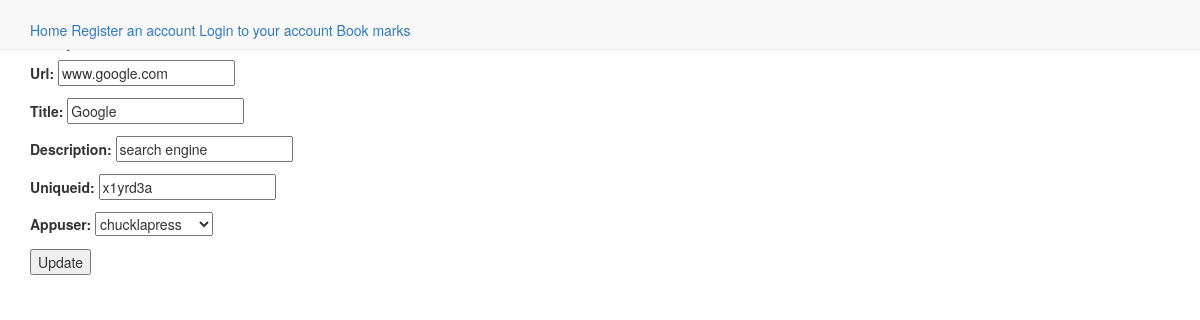
The app's page /bookmark_update/3 with its own data.
### urlbook/models.py (models this page shows, shortened)
class BookMark(models.Model):
    url = models.CharField(max_length=50)
    title = models.CharField(max_length=50)
    description = models.CharField(max_length=80)
    enterdate = models.DateTimeField(auto_now_add=True)
    uniqueid = models.CharField(max_length=20)
    appuser = models.ForeignKey(User)

### urlbook/views.py (the view)
# urls.py: url(r'^bookmark_update/(?P<pk>\d+)$', BookMarkUpdateView.as_view(), name="bookmark_update"),
class BookMarkUpdateView(UpdateView):
    model = BookMark
    success_url = '/mybookmarks/'
    fields = ['url','title','description','uniqueid','appuser']
    template_name_suffix = '_update_form'

### templates/urlbook/bookmark_update_form.html
{% extends "base.html" %}
{% block content %}
<div class="container">
<br>
<h4>Edit your bookmark</h4>
<form action="" method="post">{% csrf_token %}
    {{ form.as_p }}
    <input type="submit" value="Update" />
</form>
</div>
{% endblock %}

### records on screen
BookMark: url "www.google.com", title "Google", description "search engine", uniqueid "x1yrd3a", appuser "chucklapress"
